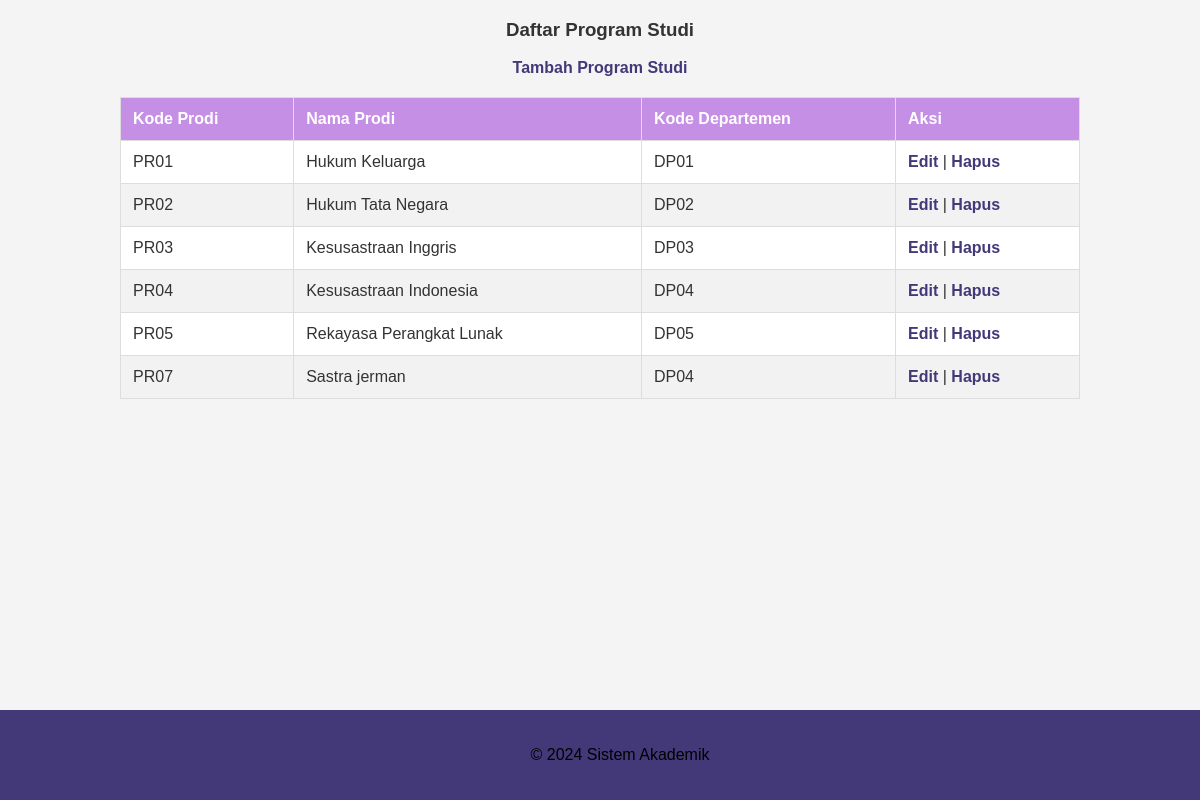
/programstudi.php, run on the app's committed database.
### tables this page shows
CREATE TABLE `programstudi` (
  `KodeProdi` char(5) NOT NULL,
  `NamaProdi` varchar(100) DEFAULT NULL,
  `KodeDepartemen` char(5) DEFAULT NULL
);

### programstudi.php (the view, shortened to what this page needs)
<?php
include 'database_pia.php';
$sql = "SELECT * FROM programstudi";
$result = $conn->query($sql);
?>
<!DOCTYPE html>
<html lang="en">
<head>
  <link rel="stylesheet" href="style.css">
</head>
<body>
<div class="content">
  <div class="table-header">
    <h3>Daftar Program Studi</h3>
    <a href="insert_programstudi.php" class="btn">Tambah Program Studi</a>
  </div>
  <table>
    <thead>
      <tr>
        <th>Kode Prodi</th>
        <th>Nama Prodi</th>
        <th>Kode Departemen</th>
        <th>Aksi</th>
      </tr>
    </thead>
    <tbody>
      <?php if ($result->num_rows > 0) { ?>
        <?php while ($row = $result->fetch_assoc()) { ?>
          <tr>
            <td><?php echo $row['KodeProdi']; ?></td>
            <td><?php echo $row['NamaProdi']; ?></td>
            <td><?php echo $row['KodeDepartemen']; ?></td>
            <td>
              <a href="edit_programstudi.php?kodeProdi=<?php echo $row['KodeProdi']; ?>">Edit</a> |
              <a href="delete_programstudi.php?kodeProdi=<?php echo $row['KodeProdi']; ?>" onclick="return confirm('Yakin ingin menghapus data ini?')">Hapus</a>
            </td>
          </tr>
        <?php } ?>
      <?php } else { ?>
        <tr>
          <td colspan="4">Tidak ada data program studi.</td>
        </tr>
      <?php } ?>
    </tbody>
  </table>
</div>
<footer>
  <p>&copy; 2024 Sistem Akademik</p>
</footer>
</body>
</html>

### style.css (style rules this page uses)
body { font-family: Arial, sans-serif; background-color: #f4f4f4; color: #333; margin: 0; padding: 0; }
h2, h3 { color: #333; text-align: center; }
table { width: 80%; margin: 20px auto; border-collapse: collapse; background-color: #fff; }
th, td { padding: 12px; text-align: left; border: 1px solid #ddd; }
th { background-color: #C68FE6; color: white; }
tr:nth-child(even) { background-color: #f2f2f2; }
a { color: #433878; text-decoration: none; font-weight: bold; }
.table-header { text-align: center; margin-bottom: 20px; display: flex; flex-direction: column; align-items: center; justify-content: center; }
footer { text-align: center; padding: 20px; background-color: #433878; color: rgb(0, 0, 0); position: fixed; bottom: 0; width: 100%; }

### data on the page
programstudi: KodeProdi "PR01", NamaProdi "Hukum Keluarga", KodeDepartemen "DP01"
programstudi: KodeProdi "PR02", NamaProdi "Hukum Tata Negara", KodeDepartemen "DP02"
programstudi: KodeProdi "PR03", NamaProdi "Kesusastraan Inggris", KodeDepartemen "DP03"
programstudi: KodeProdi "PR04", NamaProdi "Kesusastraan Indonesia", KodeDepartemen "DP04"
programstudi: KodeProdi "PR05", NamaProdi "Rekayasa Perangkat Lunak", KodeDepartemen "DP05"
programstudi: KodeProdi "PR07", NamaProdi "Sastra jerman", KodeDepartemen "DP04"
